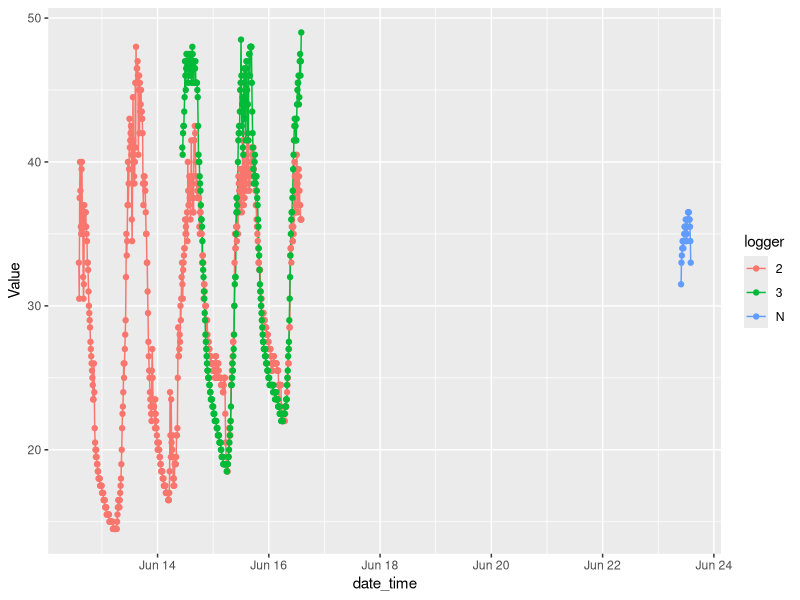
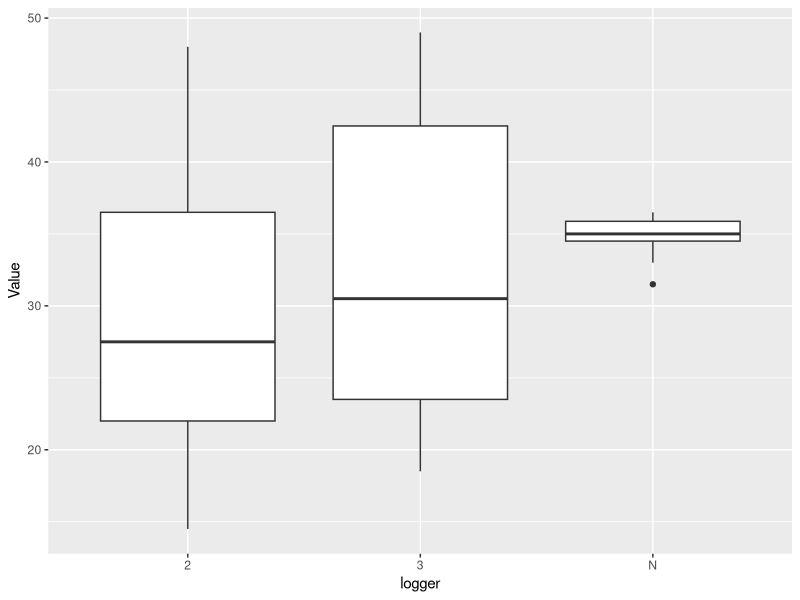
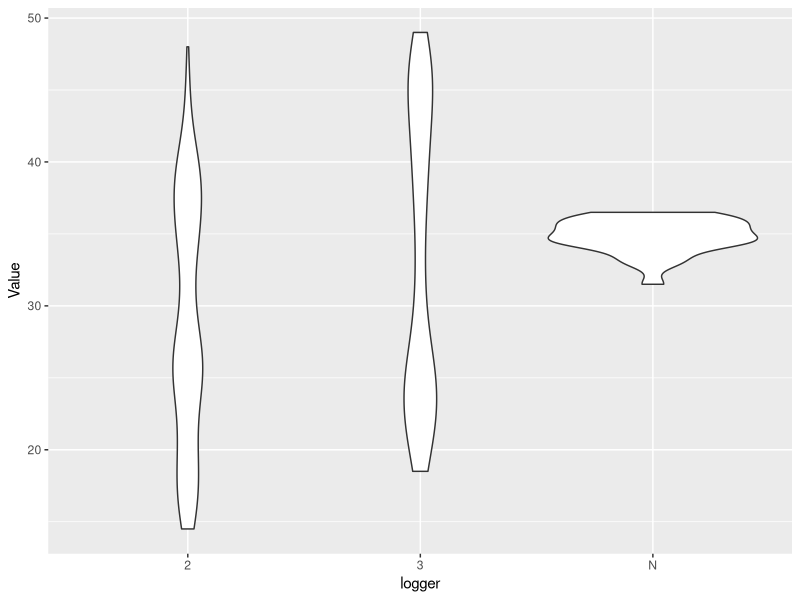
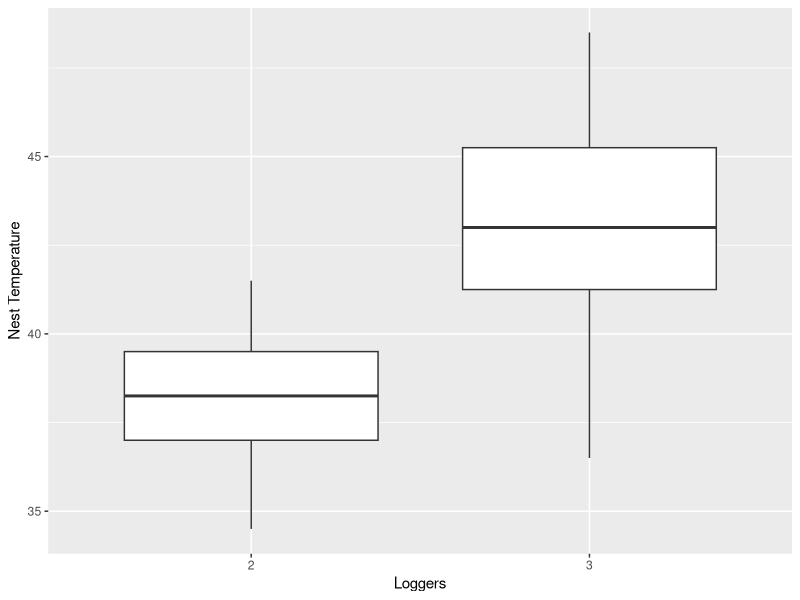
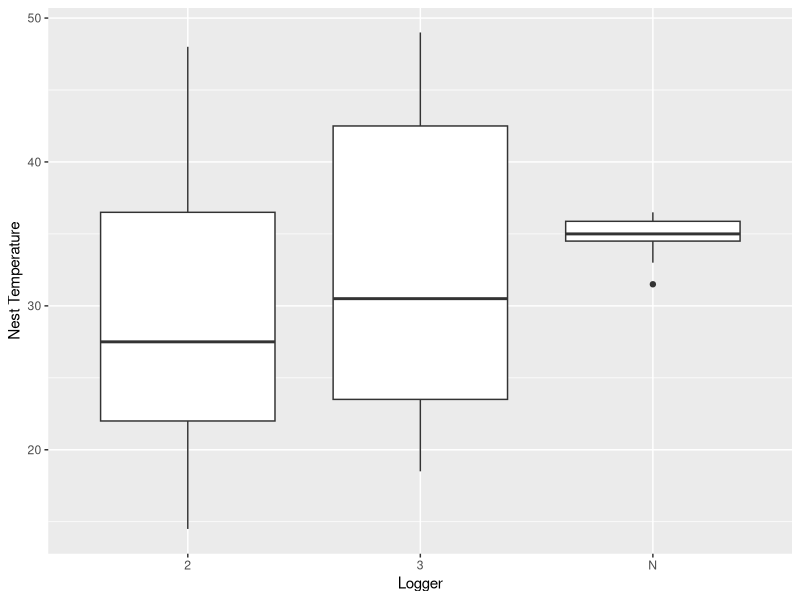
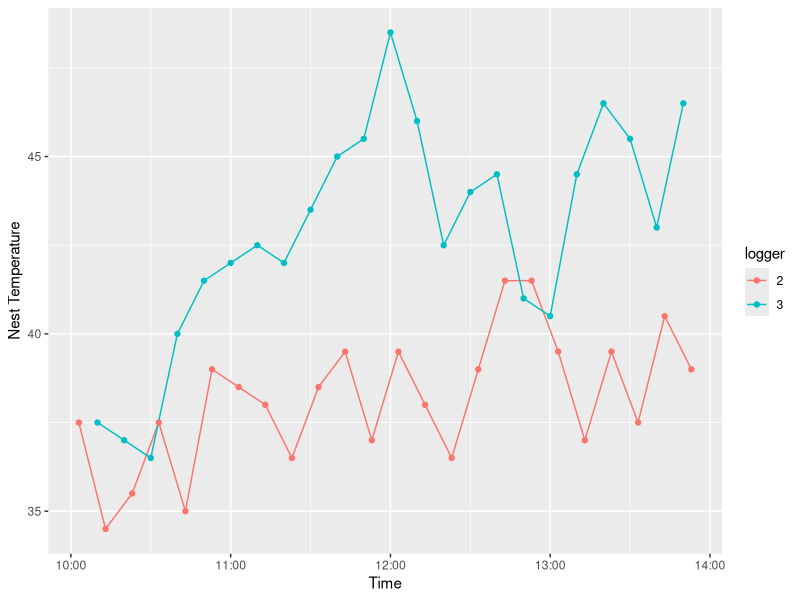

Reproduce these figures in R, in order.
library(tidyverse)
library(lubridate)
#import all loggers
Logger_2 <- read.csv("Logger 2.csv")
Logger_2 = Logger_2 %>% mutate(date_time=mdy_hm(Date.Time))

Logger_3 <- read.csv("Logger 3.csv")
Logger_3 = Logger_3 %>% mutate(date_time=mdy_hm(Date.Time))

Logger_F <- read.csv("Logger F.csv")
Logger_F = Logger_F %>% mutate(date_time=mdy_hm(Date.Time))

Logger_N <- read.csv("Logger N.csv")
Logger_N = Logger_N %>% mutate(date_time=mdy_hm(Date.Time))

# Cobine all loggers

#create logger catergories first
Logger_N$logger="N"
Logger_F$logger="F"
Logger_2$logger="2"
Logger_3$logger="3"
#combine loggers
Logger_All=bind_rows(Logger_N, Logger_F, Logger_2, Logger_3)
Logger_Nests=bind_rows(Logger_N,Logger_2,Logger_3)
Loggers_23=bind_rows(Logger_2,Logger_3)

ggplot(data=Logger_Nests,mapping=aes(x=date_time, y=Value, group=logger, color=logger))+
  geom_path()+
  geom_point()
#Thursday: Figure out how to properly graph this so that dates aren't a problem on the x-axis


## box plot for loggers
ggplot(data=Logger_Nests, aes(x=logger, y=Value)) +
  geom_boxplot()

ggplot(data=Logger_Nests, aes(x=logger, y=Value)) +
  geom_violin()

####Calculate variance and get weather station data for loggers###
mean(Logger_Nests$Value)#30.34265
var(Logger_Nests$Value)#83.33992

mean(Logger_2$Value)#28.80503
var(Logger_2$Value)#71.68544

mean(Logger_3$Value)#32.83333
var(Logger_3$Value)#99.94048

mean(Logger_N$Value)#34.86538
var(Logger_N$Value)#1.491154


#Tuesday: Plot logger Variance and means
mean(Logger_F$Value)#45.82
var(Logger_F$Value)#32.28917

### select correct times
#loggers N & F are 6/23 between 10am and 2pm
#logger 2 is between 6/12 2pm- 6/16 2pm
#logger 3 is between 6/14 10:40am - 6/16 2pm
###Sellect 6/15/23 between 10am and 2pm for loggers 2 & 3

dat23=Loggers_23 %>% filter(date_time>ymd_hms("2023-06-15 10:00:00")&date_time<ymd_hms("2023-06-15 14:00:00"))

ggplot(data=dat23, aes(x=logger, y=Value)) +
  geom_boxplot()+
  labs(y="Nest Temperature", x="Loggers")

#Plot means of all 3 nest loggers
dat23N=bind_rows(Loggers_23,Logger_N)

ggplot(data=dat23N,aes(x=logger,y=Value))+
  geom_boxplot()+
  labs(x="Logger",y="Nest Temperature")

#Plot loggers 2 & 3
ggplot(data=dat23,mapping=aes(x=date_time, y=Value, group=logger, color=logger))+
  geom_path()+
  geom_point()+
  labs(y="Nest Temperature",x="Time")
